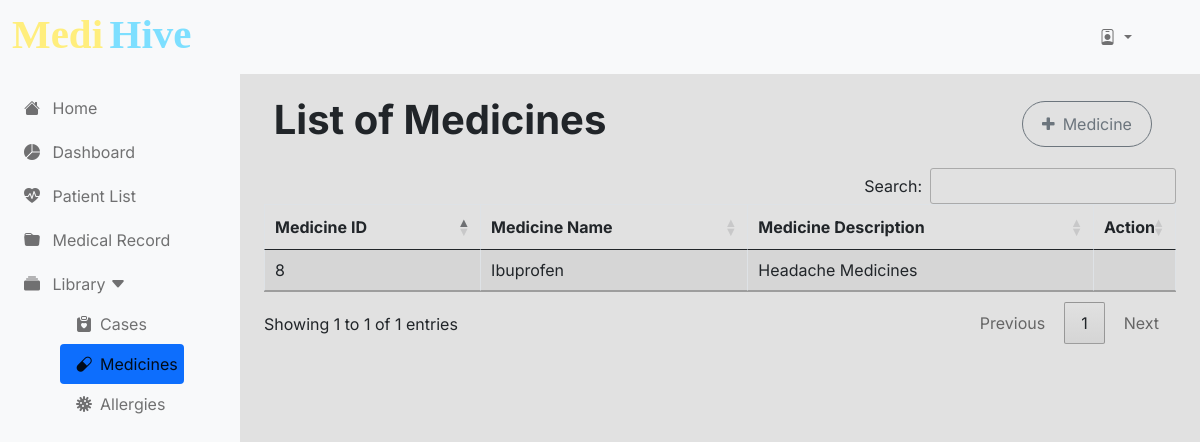
The page /pages/admin/medicine.php on the database its author committed.
### tables this page shows
CREATE TABLE `medicine` (
  `medicineID` int(11) NOT NULL,
  `medicineName` varchar(255) NOT NULL,
  `medicineDescription` varchar(255) NOT NULL
);

### classes/medicine.class.php (called while the page is built, shortened)
<?php
require_once 'database.php';
Class Medicine{
    protected $db;
    function __construct()
    {
        $this->db = new Database();
    }
    function show(){
        $sql = "SELECT * FROM medicine;";
        $query=$this->db->connect()->prepare($sql);
        $data = null;
        if($query->execute()){
            $data = $query->fetchAll();
        }
        return $data;
    }
}
?>

### classes/database.php (called while the page is built, shortened)
<?php
class Database {
    private $server = "localhost";
    private $dbname = 'medihive';
    private $user = "root";
    private $pass = '';
    private $connection;
    public function connect() {
        try{
            $this->connection = new PDO("mysql:host=$this->server;dbname=$this->dbname", $this->user, $this->pass);
            $this->connection->setAttribute(PDO::ATTR_ERRMODE, PDO::ERRMODE_EXCEPTION);
        } catch(PDOException $e) {
            die("Connection failed: " . $this->connection->connect_error);
        }
        return $this->connection;
    }
}
?>

### pages/admin/medicine.php (the view, shortened to what this page needs)
<!DOCTYPE html>
<html lang="en">
<?php
require_once('db-head.php');
?>
<body>
    <?php
    require_once('../../classes/database.php');
    require_once('db-navbar.php');
    require_once('db-sidenav.php');
    ?>
    <main>
        <div class="container-fluid">
            <div class="row d-flex align-items-center mb-3">
                <h1 class="col-sm-12 col-lg-5 d-flex justify-content-center" style="font-weight: 700;">List of Medicines
                </h1>
                <button class="btn btn-add btn-outline-secondary col-sm-12 col-lg-7 d-flex justify-content-center align-items-center ms-auto me-5"
                    style="max-width: 130px; min-height: 46px; border-radius: 25px;" id="addbutt"
                    onclick="location.href='addmedicine.php';">
                    <i class="fa fa-plus brand-color me-2" aria-hidden="true"></i>
                    Medicine</button>
            </div>
        </div>
        <?php
        require_once '../../classes/medicine.class.php';
        ?>
        <?php
        $medicine = new Medicine();
        $medicineArray = $medicine->show();
        ?>
        <div class="lamesa table-responsive-lg mx-auto">
            <table id="medicine" class="table mx-auto table-responsive-lg table-sm table-striped table-bordered">
                <thead>
                    <tr>
                        <th scope="col">Medicine ID</th>
                        <th scope="col">Medicine Name</th>
                        <th scope="col">Medicine Description</th>
                        <th scope="col" width="5%">Action</th>
                    </tr>
                </thead>
                <tbody id="medicineTableBody">
                    <?php
                    if ($medicineArray) {
                        foreach ($medicineArray as $item) {
                            ?>
                            <tr>
                                <td>
                                    <?= $item['medicineID'] ?>
                                </td>
                                <td>
                                    <?= $item['medicineName'] ?>
                                </td>
                                <td>
                                    <?= $item['medicineDescription'] ?>
                                </td>
                                <td class="text-center">
                                </td>
                            </tr>
                            <?php
                        }
                    }
                    ?>
                </tbody>
            </table>
        </div>
    </main>
</body>
</html>

### css/admins.css (style rules this page uses)
* { margin: 0; padding: 0; font-size: 1rem; box-sizing: border-box; font-family: "Inter", sans-serif; }
body { background-color: #e1e1e1; }
:root { --offcanvas-width: 240px; --topbarHeight: 9%; --topmainHeight: 8%; --formHeight: 30%; }
@media screen and (min-width: 992px) { body { overflow: auto !important; } }
@media screen and (min-width: 992px) { main { margin-top: var(--topmainHeight); margin-left: var(--offcanvas-width); } }
@media screen and (min-width:768px) { main { margin-top: 8%; } }
.lamesa { width: 100%; max-height: 340px; }

### rows shown on the page
medicine: medicineID "8", medicineName "Ibuprofen", medicineDescription "Headache Medicines"
